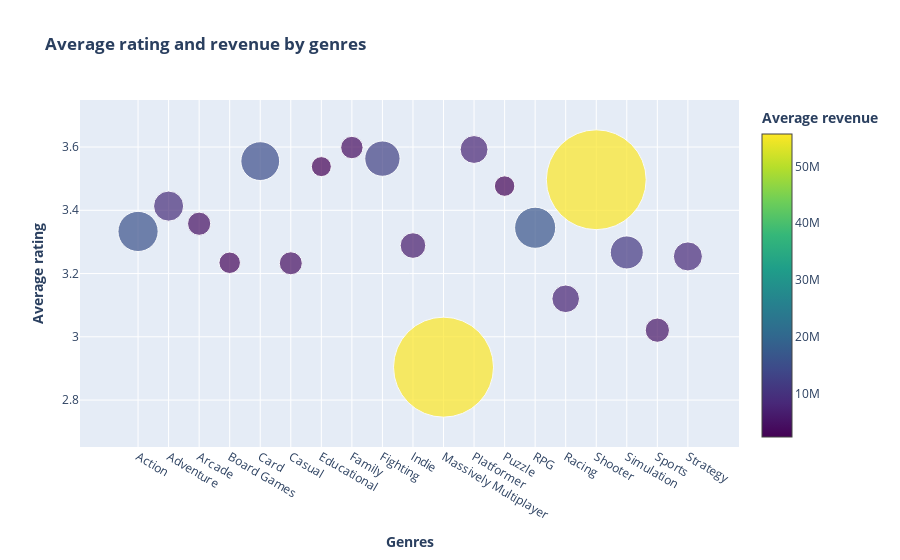

Notebook source saved alongside this figure:
### Code cell
genres = ['Action', 'Adventure', 'Arcade', 'Board Games', 'Card', 'Casual', 'Educational', 'Family', 'Fighting', 'Indie', 'Massively Multiplayer', 'Platformer', 'Puzzle', 'RPG', 'Racing', 'Shooter', 'Simulation', 'Sports', 'Strategy']

data = []
for genre in genres:
    filter = main_df[main_df[genre] == 1]
    avg_rating = filter['rating'].mean()
    avg_rev = filter['revenue'].mean()
    games_number = len(filter)
    data.append([genre, avg_rating, avg_rev, games_number])

data = pd.DataFrame(data, columns=['genre', 'avg_rating', 'avg_rev', 'games_number'])
data['size'] = (data['avg_rev'] - data['avg_rev'].min()) / (data['avg_rev'].max() - data['avg_rev'].min())

fig = go.Figure()
fig.add_trace(go.Scatter(
    x=data['genre'],
    y=data['avg_rating'],
    mode='markers',
    marker=dict(
        size=data['size'] * 80 + 20,
        color=data['avg_rev'],
        colorscale='Viridis',
        colorbar=dict(title='<b>Average revenue<b>'),
    )
))

fig.update_layout(title='<b>Average rating and revenue by genres<b>',
                  xaxis_title='<b>Genres<b>',
                  yaxis_title='<b>Average rating<b>')
fig.show()

### Figure 1 — Plotly figure (JSON) as saved in the notebook; plotly's stock layout.template omitted (floating-point values rounded to 4 significant figures)
{"data": [{"marker": {"color": [15830000.0, 9123000.0, 4518000.0, 3369000.0, 14920000.0, 4382000.0, 2389000.0, 3982000.0, 12580000.0, 6128000.0, 55700000.0, 7648000.0, 2728000.0, 16450000.0, 7466000.0, 55580000.0, 11050000.0, 5228000.0, 8430000.0], "colorbar": {"title": {"text": "<b>Average revenue<b>"}}, "colorscale": [[0, "#440154"], [0.1111, "#482878"], [0.2222, "#3e4989"], [0.3333, "#31688e"], [0.4444, "#26828e"], [0.5556, "#1f9e89"], [0.6667, "#35b779"], [0.7778, "#6ece58"], [0.8889, "#b5de2b"], [1, "#fde725"]], "size": [40.17, 30.1, 23.2, 21.47, 38.8, 22.99, 20, 22.39, 35.29, 25.61, 100, 27.89, 20.51, 41.1, 27.62, 99.82, 33.0, 24.26, 29.07]}, "mode": "markers", "type": "scatter", "x": ["Action", "Adventure", "Arcade", "Board Games", "Card", "Casual", "Educational", "Family", "Fighting", "Indie", "Massively Multiplayer", "Platformer", "Puzzle", "RPG", "Racing", "Shooter", "Simulation", "Sports", "Strategy"], "y": [3.333, 3.413, 3.358, 3.234, 3.555, 3.232, 3.538, 3.598, 3.563, 3.289, 2.904, 3.592, 3.477, 3.345, 3.12, 3.497, 3.267, 3.021, 3.254]}], "layout": {"title": {"text": "<b>Average rating and revenue by genres<b>"}, "xaxis": {"title": {"text": "<b>Genres<b>"}}, "yaxis": {"title": {"text": "<b>Average rating<b>"}}}}
